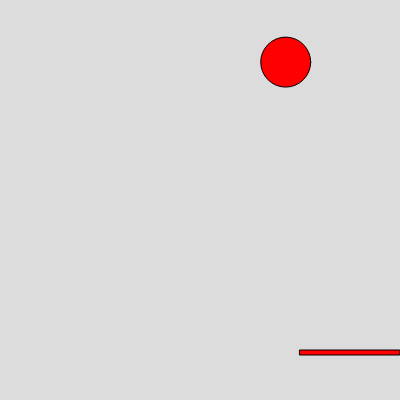
Frame 1 (no input)
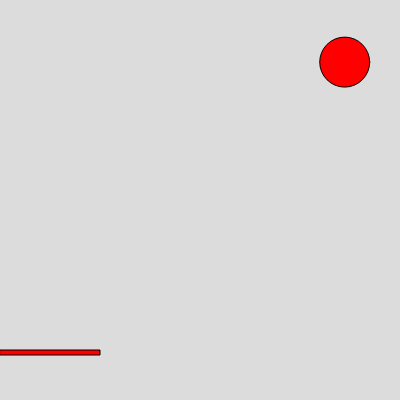
Frame 60 (no input)
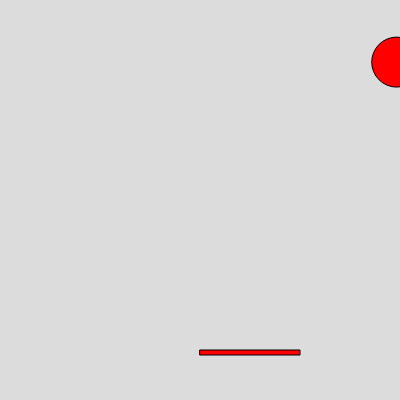
Frame 120 (the mouse pressed at the canvas centre since frame 60)

The p5.js sketch that drew these frames (run headless with seeded random() and noise() and a simulated clock; from frame 60 on, the mouse is pressed at the canvas centre):

// p5.js sketch
// ── sketch.js
var player = {
  x: 0,
  y: 0,

  random: function () {
    player.x = random(0, width);
    player.y = 350;
  },
  draw: function () {
    rect(player.x, player.y, 100, 5);
  },
  move: function () {
    player.x = mouseX;
  },
};

var enemy = {
  x: 0,
  y: 0,
  vx: 0,
  vy: 0,
  color: "red",

  random: function () {
    enemy.x = random(0, width);
    enemy.y = random(0, 300);
    enemy.vx = +1;
  },
  draw: function () {
    fill(enemy.color);
    circle(enemy.x, enemy.y, 50);
  },
  bounce: function () {
    if (enemy.x > width || enemy.x < 0) {
      enemy.vx = -enemy.vx;
    }
  },
  move: function () {
    enemy.x = enemy.x + enemy.vx;
  },
};

function setup() {
  createCanvas(400, 400);
  enemy.random();
  player.random();
}
function draw() {
  background(220);
  enemy.draw();
  enemy.move();
  enemy.bounce();

  player.draw();
  player.move();
}
function movePlayer() {
  player.x = mouseX;
}
